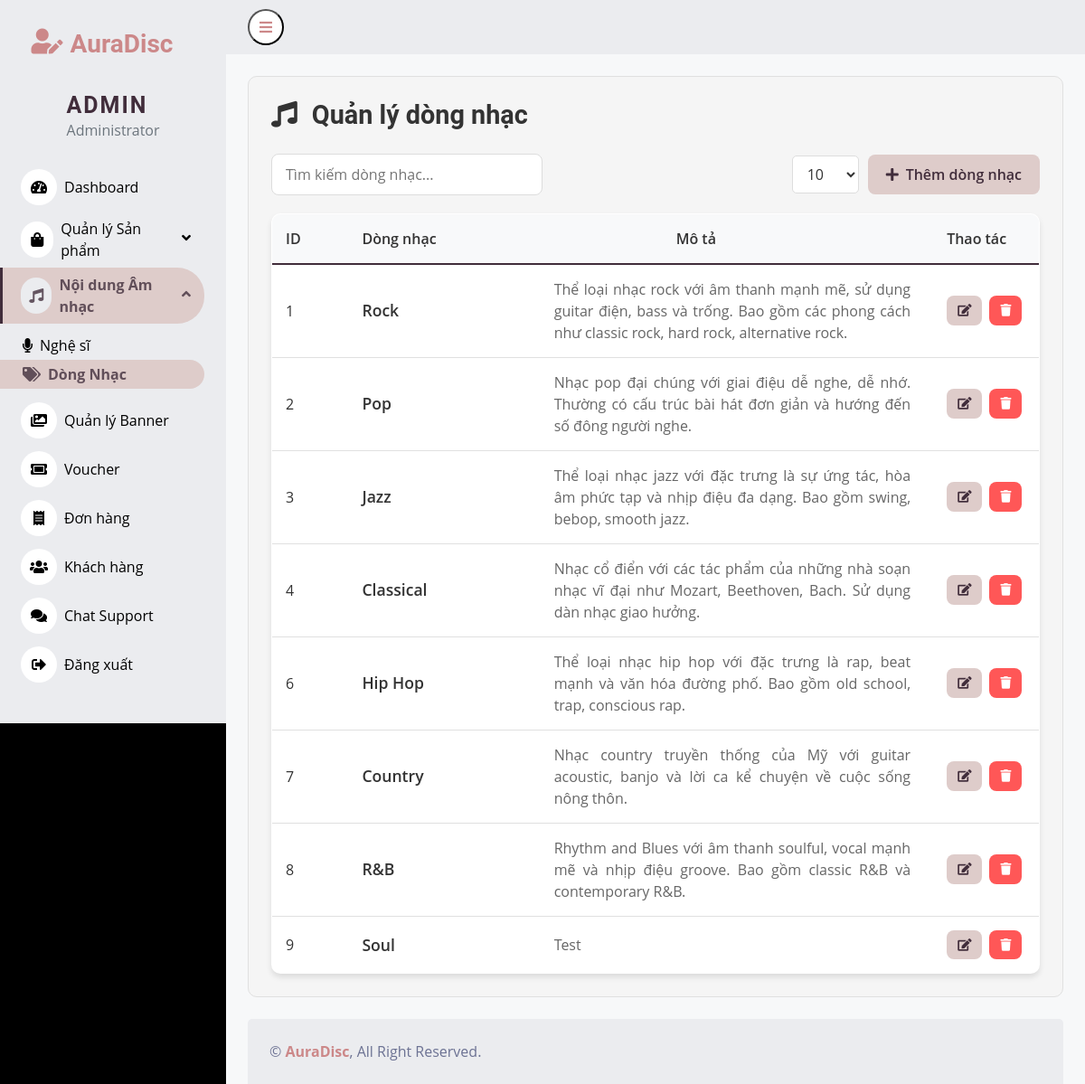
Screenshot of /admin/pages/genre/genre_list.php with the database file from the repository.
### tables this page shows
CREATE TABLE `genres` (
  `genre_id` int(11) NOT NULL,
  `genre_name` varchar(100) NOT NULL,
  `description` longtext NOT NULL
);

### admin/pages/genre/genre_list.php (the view, shortened to what this page needs)
<?php
$search = isset($_GET['search']) ? trim($_GET['search']) : '';
$rowsPerPage = isset($_GET['entries']) ? (int)$_GET['entries'] : 10;
$rowsPerPage = in_array($rowsPerPage, [5, 10, 25, 50, 100]) ? $rowsPerPage : 10;
$where_clause = "";
$params = [];
$types = "";
$count_sql = "SELECT COUNT(*) as total FROM genres $where_clause";
if (!empty($params)) {
    $count_stmt = $conn->prepare($count_sql);
    $count_stmt->bind_param($types, ...$params);
    $count_stmt->execute();
    $count_result = $count_stmt->get_result();
} else {
    $count_result = $conn->query($count_sql);
}
$totalRows = $count_result->fetch_assoc()['total'];
$totalPages = ceil($totalRows / $rowsPerPage);
$currentPageNumber = isset($_GET['page']) ? (int)$_GET['page'] : 1;
$currentPageNumber = max(1, min($currentPageNumber, $totalPages));
$offset = ($currentPageNumber - 1) * $rowsPerPage;
$sql = "SELECT * FROM genres $where_clause ORDER BY genre_id ASC LIMIT ? OFFSET ?";
$stmt = $conn->prepare($sql);
if (!empty($params)) {
    $params[] = $rowsPerPage;
    $params[] = $offset;
    $types .= "ii";
    $stmt->bind_param($types, ...$params);
} else {
    $stmt->bind_param("ii", $rowsPerPage, $offset);
}
$stmt->execute();
$result = $stmt->get_result();
$genres = $result->fetch_all(MYSQLI_ASSOC);
?>
<!DOCTYPE html>
<html lang="en">
<head>
    <link href="/WEB_MXH/admin/pages/dashboard/css/bootstrap.min.css" rel="stylesheet">
    <link href="https://cdnjs.cloudflare.com/ajax/libs/font-awesome/5.10.0/css/all.min.css" rel="stylesheet">
    <link href="https://cdn.jsdelivr.net/npm/bootstrap-icons@1.4.1/font/bootstrap-icons.css" rel="stylesheet">
    <link href="/WEB_MXH/admin/pages/dashboard/css/style.css" rel="stylesheet">
</head>
<body>
    <div class="container-fluid position-relative d-flex p-0">
        <?php
        if (file_exists(__DIR__.'/../dashboard/sidebar.php')) {
            include __DIR__.'/../dashboard/sidebar.php';
        }
        ?>
        <div class="content">
            <?php
            if (file_exists(__DIR__.'/../dashboard/navbar.php')) {
                include __DIR__.'/../dashboard/navbar.php';
            }
            ?>
            <div class="container-fluid pt-4 px-4">
                <div class="row g-4">
                    <div class="col-12">
                        <div class="genres-container">
                            <div class="header-section">
                                <h2 class="page-title">
                                    <i class="fas fa-music me-3"></i>Quản lý dòng nhạc
                                </h2>
                            </div>
                            <div class="controls-section">
                                <form method="GET" style="margin: 0;">
                                    <input type="text"
                                           name="search"
                                           class="search-box"
                                           placeholder="Tìm kiếm dòng nhạc..."
                                           value="<?php echo htmlspecialchars($search); ?>">
                                </form>
                                <div class="btn-group">
                                    <form method="GET" style="margin: 0;">
                                        <select name="entries" class="entries-select" onchange="this.form.submit()">
                                            <option value="10" <?php echo $rowsPerPage == 10 ? 'selected' : ''; ?>>10</option>
                                        </select>
                                    </form>
                                    <a href="/WEB_MXH/admin/pages/genre/add_genre.php" class="btn-add">
                                        <i class="fas fa-plus me-2"></i>Thêm dòng nhạc
                                    </a>
                                </div>
                            </div>
                            <?php if (count($genres) > 0): ?>
                            <table class="genres-table">
                                <thead>
                                    <tr>
                                        <th style="width: 80px;">ID</th>
                                        <th style="width: 200px;">Dòng nhạc</th>
                                        <th style="width: 400px;">Mô tả</th>
                                        <th style="width: 120px;">Thao tác</th>
                                    </tr>
                                </thead>
                                <tbody>
                                    <?php foreach ($genres as $genre): ?>
                                    <tr>
                                        <td><?php echo $genre['genre_id']; ?></td>
                                        <td>
                                            <div class="genre-name"><?php echo htmlspecialchars($genre['genre_name']); ?></div>
                                        </td>
                                        <td>
                                            <div class="genre-description">
                                                <?php echo htmlspecialchars($genre['description']); ?>
                                            </div>
                                        </td>
                                        <td>
                                            <div class="action-buttons">
                                                <a href="edit_genre.php?id=<?php echo $genre['genre_id']; ?>" class="btn-edit">
                                                    <i class="fas fa-edit"></i>
                                                </a>
                                                <form method="POST" style="display: inline;" onsubmit="return confirm('Bạn có chắc chắn muốn xóa dòng nhạc này?')">
                                                    <button type="submit" class="btn-delete">
                                                        <i class="fas fa-trash"></i>
                                                    </button>
                                                </form>
                                            </div>
                                        </td>
                                    </tr>
                                    <?php endforeach; ?>
                                </tbody>
                            </table>
                            <?php endif; ?>
                        </div>
                    </div>
                </div>
            </div>
            <?php
            if (file_exists(__DIR__.'/../dashboard/footer.php')) {
                include __DIR__.'/../dashboard/footer.php';
            }
            ?>
        </div>
    </div>
</body>
</html>

### admin/pages/dashboard/css/style.css (style rules this page uses)
:root { --primary: #eb1616; --secondary: #ebecef; --light: #000000; --dark: #ffffff; }
.content { margin-left: 250px; min-height: 100vh; background: #f7f8f9; transition: 0.5s; }
@media (min-width: 992px) { .content { width: calc(100% - 250px); } }
.page-title { color: #333333 !important; font-size: 1.8rem; font-weight: bold; margin: 0; }
.controls-section { gap: 15px; }

### admin/pages/genre/genre_list.php (style rules this page uses)
.genres-container { background: #F5F5F5; border-radius: 10px; padding: 25px; border: 1px solid #E0E0E0; }
.header-section { display: flex; justify-content: between; align-items: center; margin-bottom: 25px; flex-wrap: wrap; gap: 15px; }
.page-title { color: #333; font-size: 1.8rem; font-weight: bold; margin: 0; }
.controls-section { display: flex; justify-content: space-between; align-items: center; margin-bottom: 20px; flex-wrap: wrap; gap: 15px; }
.search-box { background: #FFFFFF; border: 1px solid #DDD; border-radius: 8px; padding: 10px 15px; color: #333; width: 300px; max-width: 100%; }
.btn-group { display: flex; gap: 10px; align-items: center; }
.entries-select { background: #FFFFFF; border: 1px solid #DDD; color: #333; padding: 8px 12px; border-radius: 5px; }
.btn-add { background: #deccca; color: #412d3b; padding: 10px 20px; border: none; border-radius: 8px; text-decoration: none; font-weight: 600; transition: all 0.3s; }
.genres-table { width: 100%; max-width: 1200px; background: #FFFFFF; border-radius: 10px; overflow: hidden; box-shadow: 0 4px 6px rgba(0,0,0,0.1); border: 1px solid #E0E0E0; margin: 0 auto; table-layout: fixed; }
.genres-table th { background: #F8F9FA; color: #333; padding: 15px; text-align: left; font-weight: 600; font-size: 1rem; border-bottom: 2px solid #412d3b; }
.genres-table th:nth-child(3) { text-align: left; padding-left: 150px; }
.genres-table th:nth-child(4) { text-align: left; padding-left: 25px; }
.genres-table td:nth-child(3) { text-align: justify; }
.genres-table td:nth-child(4) { text-align: left; padding-left: 25px; }
.genres-table td { padding: 15px; color: #333; border-bottom: 1px solid #E0E0E0; background: #FFFFFF; }
.genres-table tr:last-child td { border-bottom: none; }
.genre-name { font-weight: 600; color: #333; font-size: 1.1rem; }
.genre-description { color: #666; line-height: 1.5; max-width: 400px; }
.action-buttons { display: flex; gap: 8px; }
.btn-edit { background: #deccca !important; border-color: #deccca !important; color: #412d3b !important; padding: 6px 12px; border: none; border-radius: 8px; text-decoration: none; font-size: 0.85rem; transition: all 0.3s; }
.btn-delete { background: rgb(255, 87, 87) !important; border-color: rgb(255, 172, 172) !important; color: #fff !important; padding: 6px 12px; border: none; border-radius: 8px; font-size: 0.85rem; cursor: pointer; transition: all 0.3s; }

### rows the page displays
genres: genre_id "1", genre_name "Rock", description "Thể loại nhạc rock với âm thanh mạnh mẽ, sử dụng guitar điện, bass và trống. Bao gồm các phong cách như classic rock, hard rock, alternative rock."
genres: genre_id "2", genre_name "Pop", description "Nhạc pop đại chúng với giai điệu dễ nghe, dễ nhớ. Thường có cấu trúc bài hát đơn giản và hướng đến số đông người nghe."
genres: genre_id "3", genre_name "Jazz", description "Thể loại nhạc jazz với đặc trưng là sự ứng tác, hòa âm phức tạp và nhịp điệu đa dạng. Bao gồm swing, bebop, smooth jazz."
genres: genre_id "4", genre_name "Classical", description "Nhạc cổ điển với các tác phẩm của những nhà soạn nhạc vĩ đại như Mozart, Beethoven, Bach. Sử dụng dàn nhạc giao hưởng."
genres: genre_id "6", genre_name "Hip Hop", description "Thể loại nhạc hip hop với đặc trưng là rap, beat mạnh và văn hóa đường phố. Bao gồm old school, trap, conscious rap."
genres: genre_id "7", genre_name "Country", description "Nhạc country truyền thống của Mỹ với guitar acoustic, banjo và lời ca kể chuyện về cuộc sống nông thôn."
genres: genre_id "8", genre_name "R&B", description "Rhythm and Blues với âm thanh soulful, vocal mạnh mẽ và nhịp điệu groove. Bao gồm classic R&B và contemporary R&B."
genres: genre_id "9", genre_name "Soul", description "Test"
